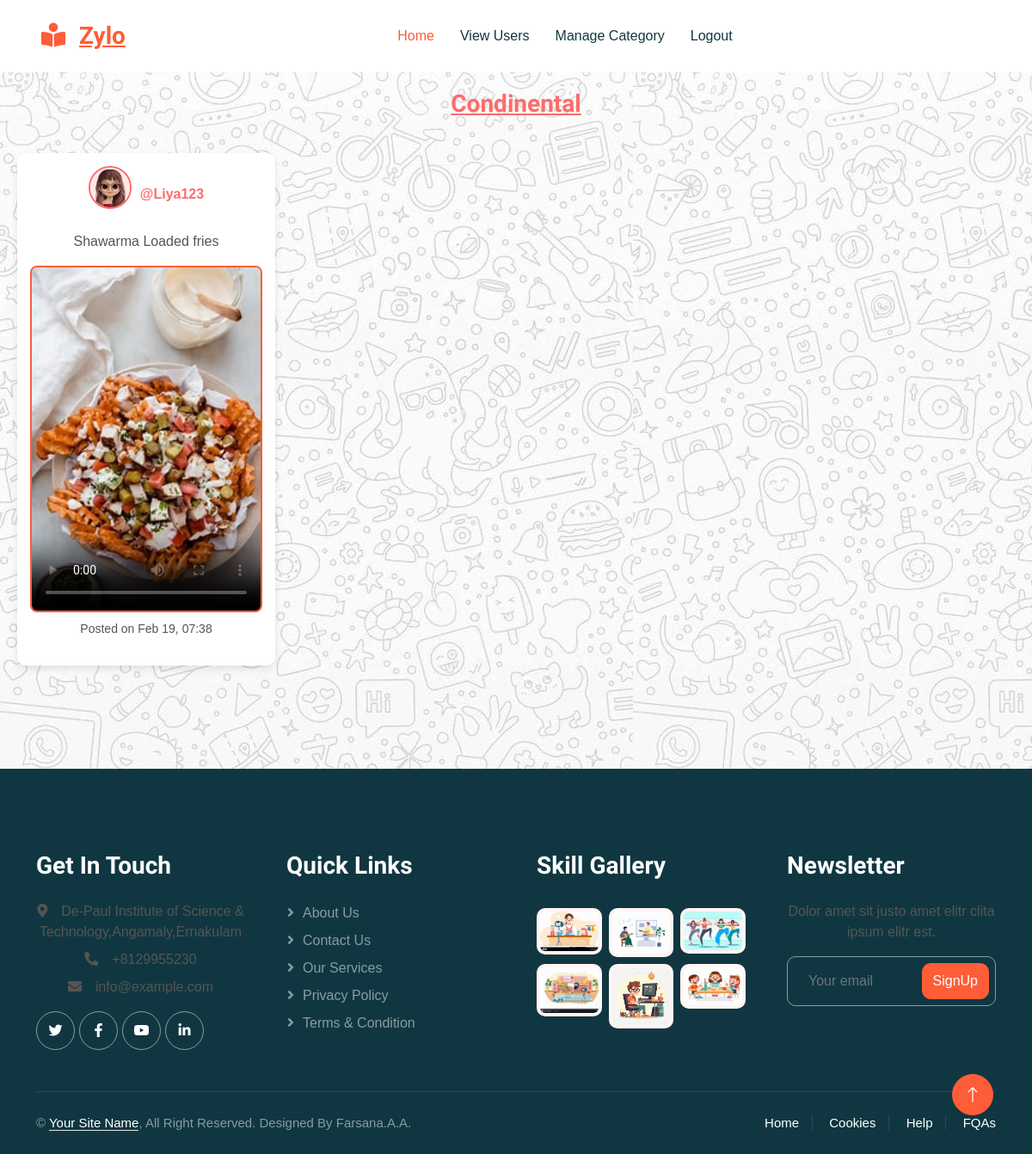
The page /skill_list/1/ (signed in) on the database its author committed.
### userapp/models.py (models this page shows, shortened)
class Subcategory(models.Model):
    name = models.CharField(max_length=100)
    category = models.ForeignKey(Category, on_delete=models.CASCADE, related_name="subcategories")

class Skill(models.Model):
     user = models.ForeignKey(Register, on_delete=models.CASCADE,null=True)
     skill_name = models.CharField(max_length=100, null=True)
     CATEGORY_CHOICES = [
        ('Tech', 'Technology'),
        ('Art', 'Arts'),
        ('Music', 'Music'),
        ('Cooking', 'Cooking'),
        ('Fitness', 'Fitness'),
        ('Other', 'Other')
    ]
     category = models.CharField(max_length=100, choices=CATEGORY_CHOICES, null=True)
     sub_category = models.CharField(max_length=100, null=True)
     skill_created_at = models.DateTimeField(auto_now_add =True)
     skill_video = models.FileField(upload_to='skill_videos/', null=True, blank=True)
     cover_image = models.ImageField(upload_to='uploads/',null=True, blank=True)

class Register(AbstractUser):
    usertype = models.CharField(max_length=50,default="admin")
    contact = models.IntegerField(null=True)
    image = models.ImageField(upload_to='uploads/',null=True)
    bio = models.TextField(max_length=500,null=True)
    interests = models.TextField(max_length=100,null=True)
    skills = models.TextField(max_length=100,null=True)
    proof_document = models.FileField(upload_to='proof_videos/', null=True, blank=True)  # Accepts videos)
    is_listener = models.BooleanField(default=False)
    is_teacher = models.BooleanField(default=False)
    gender = models.CharField(max_length=50,null=True)
    full_name = models.CharField(max_length=100, null=True)
    is_approved = models.BooleanField(default=True)
    followers = models.ManyToManyField("self", symmetrical=False, related_name="following", blank=True)

### userapp/views.py (the view)
# urls.py: path('skill_list/<int:subcategory_id>/', views.skill_list, name='skill_list'),
@login_required
def skill_list(request, subcategory_id):
    sub_category = get_object_or_404(Subcategory, id=subcategory_id)
    skill_videos = Skill.objects.filter(sub_category=sub_category.name)
    return render(request, 'skill_list.html', {
        'subcategory': sub_category,
        'skill_videos': skill_videos
    })

### userapp/templates/skill_list.html (shortened to what this page needs)
{% load static %}
{% include 'header.html' %}
<link rel="stylesheet" href="{% static 'css/skilllist.css' %}">
<h1>{{ subcategory.name }}</h1>
<div class="video-container">
    {% if skill_videos %}
        {% for skill in skill_videos %}
        <div class="video-card">
            <div class="user-info">
                <a href="{% url 'followeprofile_view' skill.user.id %}">
                    <img src="{{ skill.user.image.url }}" alt="User Profile Picture" class="rounded-circle profile-img mb-3">
                </a>
                <a href="{% url 'followeprofile_view' skill.user.id %}" class="username">@{{ skill.user.username }}</a>
            </div>
                <p>{{ skill.skill_name }}</p>
                {% if skill.skill_video %}
                    <video controls width="100%" poster="{{ skill.cover_image.url }}">
                        <source src="{{ skill.skill_video.url }}" type="video/mp4">
                    </video>
                    <p><small>Posted on {{ skill.skill_created_at|date:"M d, H:i" }}</small></p>
                {% endif %}
        </div>
        {% endfor %}
    {% else %}
        <p>No skill videos available under this subcategory.</p>
    {% endif %}
</div>
{% include 'footer.html' %}

### userapp/static/css/style.css (style rules this page uses)
:root { --primary: #FE5D37; --light: #FFF5F3; --dark: #103741; }
h1, h2, h3, h4, .h1, .h2, .h3, .h4, .display-1, .display-2, .display-3, .display-4, .display-5, .display-6 { font-family: 'Lobster Two', cursive; font-weight: 700; }

### userapp/static/css/skilllist.css (style rules this page uses)
body { font-family: 'Poppins', sans-serif; background-color: #f8f9fa; color: #333; margin: 0; padding: 0; }
h1 { text-align: center; font-size: 28px; font-weight: bold; margin: 20px 0; color: #ff6b6b; text-decoration:underline; }
.video-container { display: grid; grid-template-columns: repeat(auto-fit, minmax(300px, 1fr)); gap: 20px; padding: 20px; max-width: 500px; margin-top: 20px; margin-bottom:100px ; flex-wrap: wrap; align-items: flex-start; }
.video-card { background: white; border-radius: 10px; box-shadow: 0 4px 8px rgba(0, 0, 0, 0.1); overflow: hidden; transition: transform 0.3s ease-in-out; padding: 15px; text-align: center; width: 300px; }
.user-info { display: flex; align-items: center; justify-content: center; gap: 10px; margin-bottom: 10px; }
.profile-img { width: 50px; height: 50px; border-radius: 50%; border: 2px solid #ff6b6b; object-fit: cover; }
.username { font-weight: bold; color: #ff6b6b; text-decoration: none; }
video { width: 100%; border-radius: 8px; border: 2px solid #fe5d37; }
p { font-size: 16px; text-align: center; color: #555; }

### rows shown on the page
Subcategory: name "Condinental"
Skill: user.image (picture), user.username "Liya123", skill_name "Shawarma Loaded fries", skill_created_at "Feb 19, 07:38"
